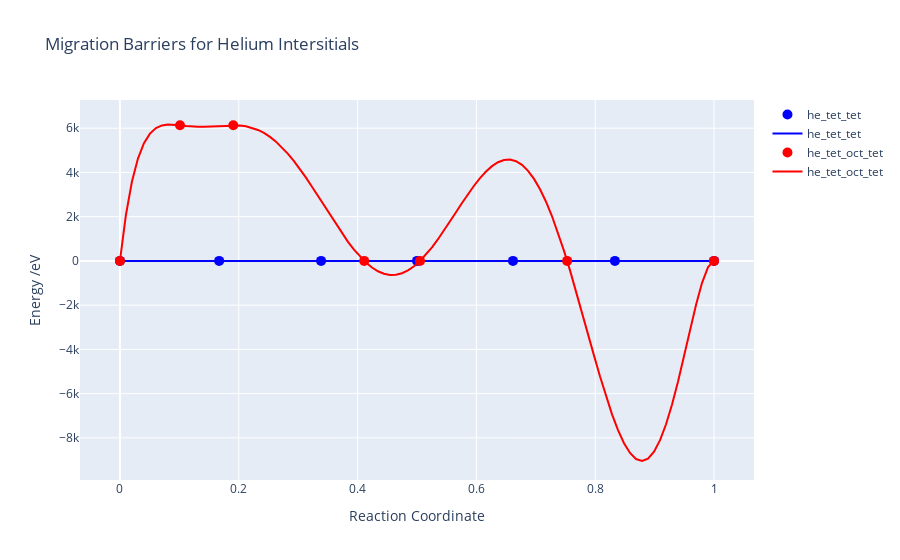

This figure's notebook cell:
### Code cell
fig = go.Figure()

fig = plt_data(fig, 'Migration_Data/he_tet-tet.txt', 'he_tet_tet', 'blue')

fig = plt_data(fig, 'Migration_Data/he_tet-oct-tet.txt', 'he_tet_oct_tet', 'red')

fig.update_layout(
    title= 'Migration Barriers for Helium Intersitials',
    xaxis=dict(title='Reaction Coordinate'),
    yaxis=dict(title='Energy /eV')
)

fig.show()
